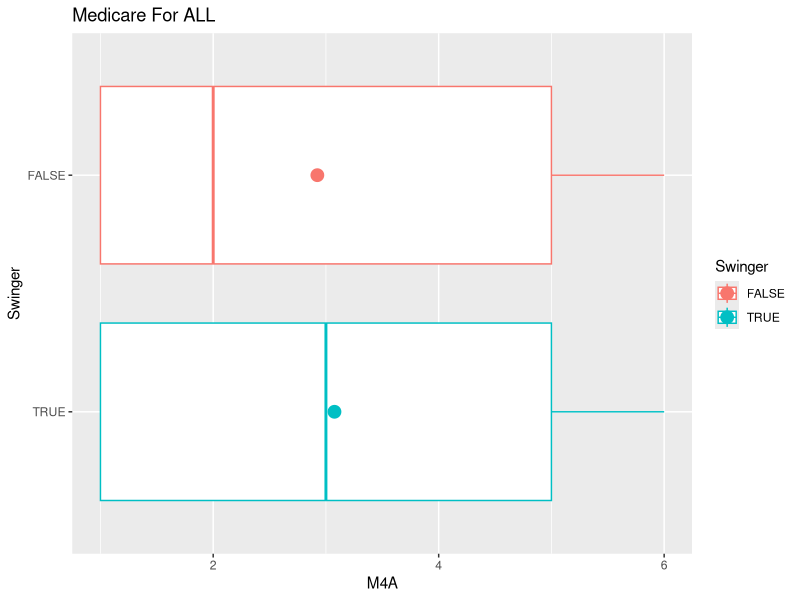
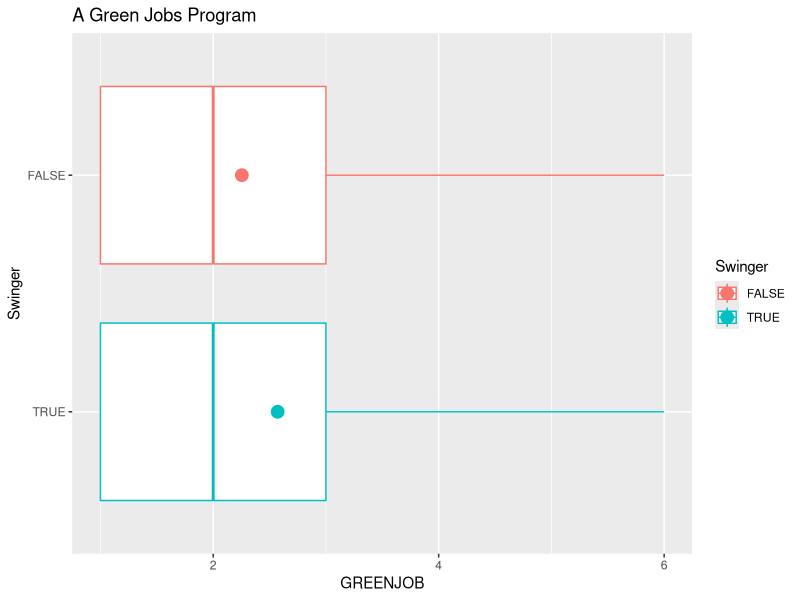
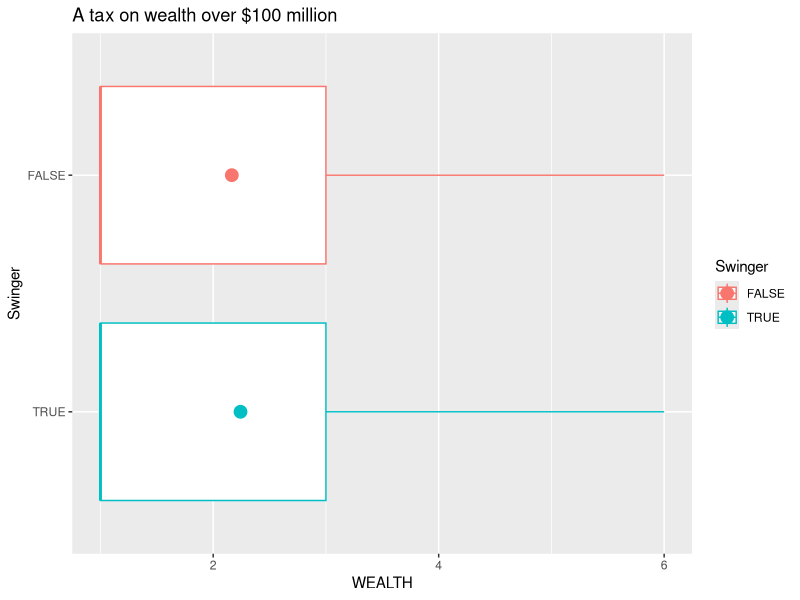
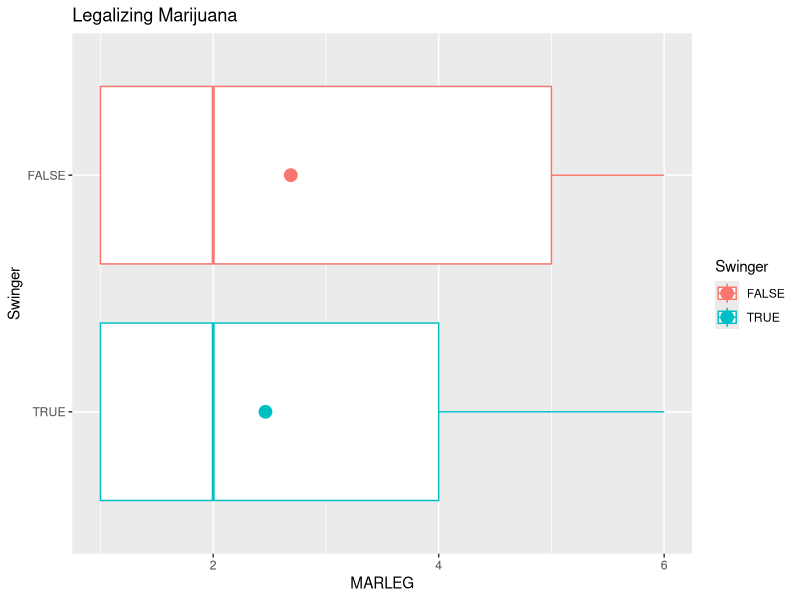
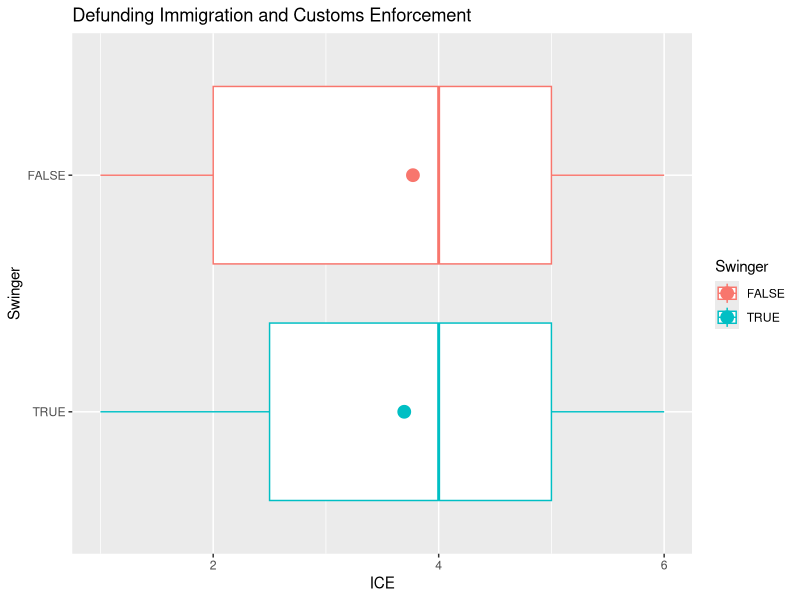
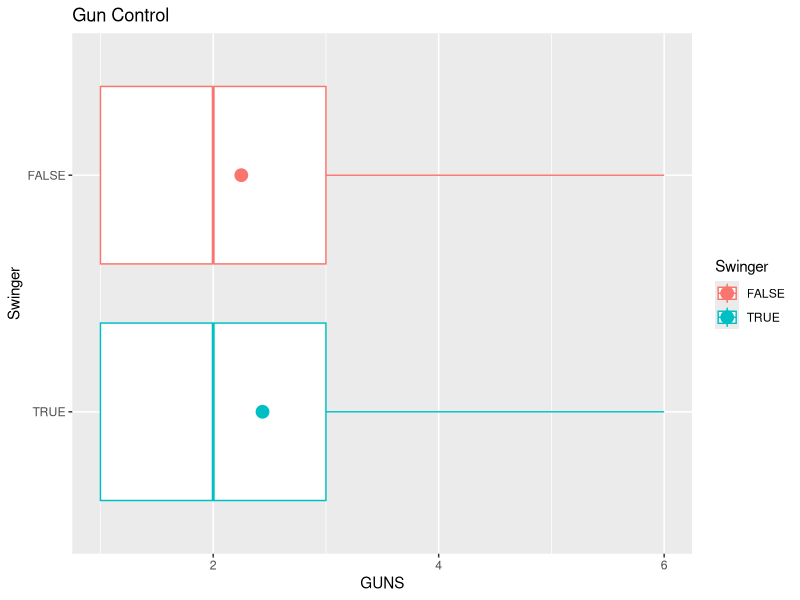
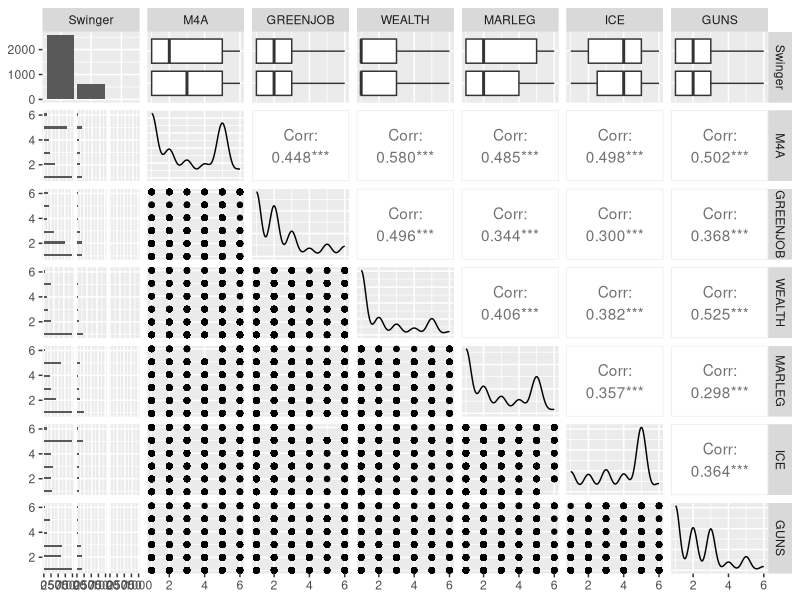
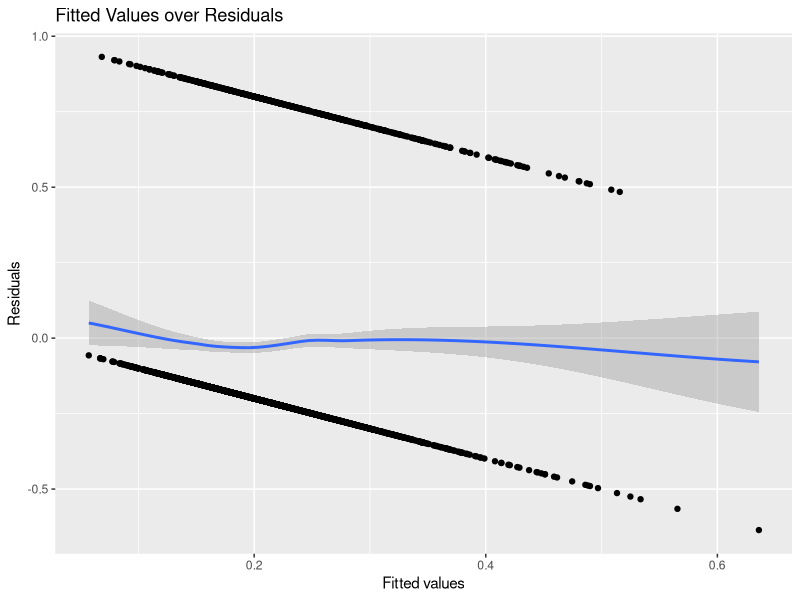

The R source for these figures, in order:
## ---- chunk 1
knitr::opts_chunk$set(echo = TRUE)
# library imports go here
library(tidyverse)
library(ggplot2)
library(dplyr)
library(GGally)
library(broom)

# read in data
df <- read.csv("DFP_WTHH_release.csv")

# separate data into groups based on voting pattern
loyalD <- filter(filter(df, presvote16post == 1), house3 == 1)
loyalR <- filter(filter(df, presvote16post == 2), house3 == 2)

loyal <- rbind(loyalD, loyalR)

switchD <- filter(filter(df,presvote16post != 1),house3 == 1)
switchR <- filter(filter(df,presvote16post != 2),house3 == 2)

swinger <- !((df$presvote16post == 1 & df$house3 == 1) | (df$presvote16post == 2 & df$house3 == 2))
swingers <- df[swinger != FALSE,]
df['Swinger'] <- swinger

# subset data
issues <- df[c("Swinger","M4A","GREENJOB","WEALTH","MARLEG","ICE","GUNS")]
## ---- chunk 2
ggplot(df, aes(y = M4A, x = Swinger, color = Swinger)) + geom_boxplot() + scale_x_discrete(limits = c("TRUE", "FALSE")) + coord_flip() + stat_summary(fun.y = mean, geom = "point", size = 4) + ggtitle("Medicare For ALL")

ggplot(df, aes(y = GREENJOB, x = Swinger, color = Swinger)) + geom_boxplot() + scale_x_discrete(limits = c("TRUE", "FALSE")) + coord_flip() + stat_summary(fun.y = mean, geom = "point", size = 4) + ggtitle("A Green Jobs Program")

ggplot(df, aes(y = WEALTH, x = Swinger, color = Swinger)) + geom_boxplot() + scale_x_discrete(limits = c("TRUE", "FALSE")) + coord_flip() + stat_summary(fun.y = mean, geom = "point", size = 4) + ggtitle("A tax on wealth over $100 million")

ggplot(df, aes(y = MARLEG, x = Swinger, color = Swinger)) + geom_boxplot() + scale_x_discrete(limits = c("TRUE", "FALSE")) + coord_flip() + stat_summary(fun.y = mean, geom = "point", size = 4) + ggtitle("Legalizing Marijuana")

ggplot(df, aes(y = ICE, x = Swinger, color = Swinger)) + geom_boxplot() + scale_x_discrete(limits = c("TRUE", "FALSE")) + coord_flip() + stat_summary(fun.y = mean, geom = "point", size = 4) + ggtitle("Defunding Immigration and Customs Enforcement")

ggplot(df, aes(y = GUNS, x = Swinger, color = Swinger)) + geom_boxplot() + scale_x_discrete(limits = c("TRUE", "FALSE")) + coord_flip() + stat_summary(fun.y = mean, geom = "point", size = 4) + ggtitle("Gun Control")
## ---- chunk 3

# adding variables to model at a time
one.issue <- glm(Swinger ~ WEALTH, family = quasibinomial, weights = weight_DFP, data = df)
two.issues <- glm(Swinger ~ WEALTH * M4A, family = quasibinomial, weights = weight_DFP, data = df)
three.issues <- glm(Swinger ~ WEALTH * M4A + MARLEG, family = quasibinomial, weights = weight_DFP, data = df)
four.issues <-  glm(Swinger ~ WEALTH * M4A + MARLEG + GUNS, family = quasibinomial, weights = weight_DFP, data = df)
five.issues <-  glm(Swinger ~ WEALTH * M4A + MARLEG + GUNS + GREENJOB, family = quasibinomial, weights = weight_DFP, data = df)
six.issues <- glm(Swinger ~ WEALTH * M4A + MARLEG + GUNS + GREENJOB + ICE, family = quasibinomial, weights = weight_DFP, data = df)

# probs for one issues
coe <- coef(one.issue)
y <- coe[1] + coe[2] * 1:5
probs <- exp(y) / (1 + exp(y)) 
cat("Probabilities for one issue variable (Wealth):\n",probs)
print("")

# probs for two issues
coe <- coef(two.issues)
y <- coe[1] + coe[2] + coe[3] * coe[4] * 1:5
probs <- exp(y) / (1 + exp(y))
cat("\nProbabilities for two issue variables (WEALTH + M4A):\n",probs)
print("")

coe <- coef(three.issues)
y <- coe[1] + coe[2] + coe[3] + coe[4] * coe[5] * 1:5
probs <- exp(y) / (1 + exp(y))
cat("\nProbabilities for three issue variables (WEALTH + M4A + MARLEG):\n",probs)
print("")

coe <- coef(four.issues)
y <- coe[1] + coe[2] + coe[3] + coe[4] + coe[5] * coe[6] * 1:5
probs <- exp(y) / (1 + exp(y))
cat("\nProbabilities for four issue variables (WEALTH + M4A + MARLEG + GUNS):\n",probs)
print("")

coe <- coef(five.issues)
y <- coe[1] + coe[2] + coe[3] + coe[4] + coe[5] + coe[6] * coe[7] * 1:5
probs <- exp(y) / (1 + exp(y))
cat("\nProbabilities for five issue variables (WEALTH + M4A + MARLEG + GUNS+ GREENJOB):\n",probs)
print("")

coe <- coef(six.issues)
y <- coe[1] + coe[2] + coe[3] + coe[4] + coe[5] + coe[6] + coe[7] * coe[8] * 1:5
probs <- exp(y) / (1 + exp(y))
cat("\nProbabilities for six issue variables (WEALTH + M4A + MARLEG + GUNS+GREENJOB + ICE):\n",probs)
## ---- chunk 4
pop <- df[c("POP_1","POP_2","POP_3")]

# populism variable models
one.pop <- glm(Swinger ~ POP_1, family = quasibinomial, weights = weight_DFP, data = df)
two.pops <- glm(Swinger ~ POP_1 + POP_2, family = quasibinomial, weights = weight_DFP, data = df)
three.pops <- glm(Swinger ~ POP_1 + POP_2 + POP_3, family = quasibinomial, weights = weight_DFP, data = df)

# probs for one pop variable
coe <- coef(one.pop)
y <- coe[1] + coe[2] * 1:5
probs <- exp(y) / (1 + exp(y)) 
cat("Probabilities for one populism variable (POP_1):\n",probs)
print("")

# probs for two pop variables
coe <- coef(two.pops)
y <- coe[1] + coe[2] + coe[3] * 1:5
probs <- exp(y) / (1 + exp(y)) 
cat("Probabilities for two populism variables (POP_1+ POP_2):\n",probs)
print("")

# probs for three pop variables
coe <- coef(three.pops)
y <- coe[1] + coe[2] + coe[3] + coe[4] * 1:5
probs <- exp(y) / (1 + exp(y)) 
cat("Probabilities for three populism variables (POP_1 + POP_2 + POP_3):\n",probs)
print("")
## ---- chunk 5
ggpairs(issues)
## ---- chunk 6
# evaluate residuals
six.df <- augment(six.issues)

# evaluate final model
six.df$.fitted = fitted.values(six.issues)
six.df$.resid = residuals(six.issues, type="response") 

gg1 <- ggplot(six.df, aes(x = .fitted, y = .resid)) + 
  geom_point() + 
  geom_smooth(method = "loess", method.args = list(degree = 1)) + 
  xlab("Fitted values") + 
  ylab("Residuals") + 
  ggtitle("Fitted Values over Residuals")

gg2 <- ggplot(six.df, aes(x = WEALTH, y = .resid)) + 
  geom_point() + 
  geom_smooth(method = "loess", method.args = list(degree = 1)) + 
  xlab("Wealth") + 
  ylab("Residuals") + 
  ggtitle("Wealth Responses over Residuals")

gg3 <- ggplot(six.df, aes(x = M4A, y = .resid)) + 
  geom_point() + 
  geom_smooth(method = "loess", method.args = list(degree = 1)) + 
  xlab("M4A") + 
  ylab("Residuals") + 
  ggtitle("Medicare for All Responses over Residuals")

gg4 <- ggplot(six.df, aes(x = GUNS, y = .resid)) + 
  geom_point() + 
  geom_smooth(method = "loess", method.args = list(degree = 1)) + 
  xlab("Guns") + 
  ylab("Residuals") + 
  ggtitle("Gun Responses over Residuals")

gg5 <- ggplot(six.df, aes(x = ICE, y = .resid)) + 
  geom_point() + 
  geom_smooth(method = "loess", method.args = list(degree = 1)) + 
  xlab("ICE") + 
  ylab("Residuals") + 
  ggtitle("ICE Responses over Residuals")

gg6 <- ggplot(six.df, aes(x = GREENJOB, y = .resid)) + 
  geom_point() + 
  geom_smooth(method = "loess", method.args = list(degree = 1)) + 
  xlab("GREENJOB") + 
  ylab("Residuals") + 
  ggtitle("Green-job Responses over Residuals")
  

gg7 <- ggplot(six.df, aes(x = MARLEG, y = .resid)) + 
  geom_point() + 
  geom_smooth(method = "loess", method.args = list(degree = 1)) + 
  xlab("MARLEG") + 
  ylab("Residuals") +
  ggtitle("Legalizing Marijuana Responses over Residuals")

gg1
gg2
gg3
gg4
gg5
gg6
gg7
## ---- chunk 7
ggpairs(pop)
## ---- chunk 8
# evaluate residuals
pop.df <- augment(three.pops)

# evaluate final model
pop.df$.fitted = fitted.values(three.pops)
pop.df$.resid = residuals(three.pops, type="response") 

gg1 <- ggplot(pop.df, aes(x = .fitted, y = .resid)) + 
  geom_point() + 
  geom_smooth(method = "loess", method.args = list(degree = 1)) + 
  xlab("Fitted values") + 
  ylab("Residuals") + 
  ggtitle("Fitted Values over Residuals")

gg2 <- ggplot(pop.df, aes(x = POP_1, y = .resid)) + 
  geom_point() + 
  geom_smooth(method = "loess", method.args = list(degree = 1)) + 
  xlab("POP_1") + 
  ylab("Residuals") + 
  ggtitle("POP 1 Variable over Residuals")

gg3 <- ggplot(pop.df, aes(x = POP_2, y = .resid)) + 
  geom_point() + 
  geom_smooth(method = "loess", method.args = list(degree = 1)) + 
  xlab("POP_2") + 
  ylab("Residuals") + 
  ggtitle("POP 2 Variable over Residuals")

gg4 <- ggplot(pop.df, aes(x = POP_3, y = .resid)) + 
  geom_point() + 
  geom_smooth(method = "loess", method.args = list(degree = 1)) + 
  xlab("POP_3") + 
  ylab("Residuals") + 
  ggtitle("POP 3 Variable over Residuals")


gg1
gg2
gg3
gg4
